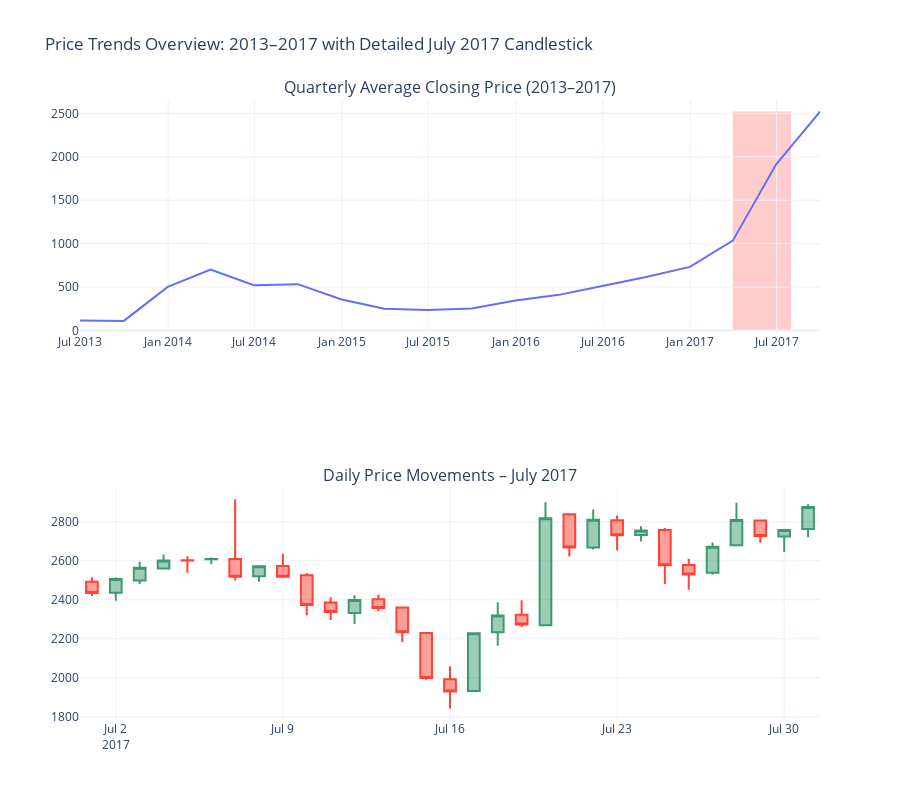

The notebook cell this image was saved under:
### Code cell
# Resample the data to quarterly frequency and calculate the mean closing price
quarterly_resample = df['Close'].resample('QE').mean().to_frame()

# Extract only the data for July 2017 to use in the candlestick chart
df_july = df.loc[(df.index.year == 2017) & (df.index.month == 7)].copy()

# Create a line chart showing quarterly average closing prices
fig_line = px.line(
    data_frame=quarterly_resample,
    x=quarterly_resample.index,
    y='Close'
)

# Create a candlestick chart for daily price movements in July 2017
fig_candlestick = go.Candlestick(
        x=df_july.index,
        open=df_july['Open'],
        high=df_july['High'],
        low=df_july['Low'],
        close=df_july['Close']
)

# Create a subplot layout with 2 rows and 1 column:
# - Row 1: quarterly trend line
# - Row 2: detailed July candlestick chart
fig = make_subplots(
    rows=2, cols=1,
    shared_xaxes=False,
    subplot_titles=('Quarterly Average Closing Price (2013–2017)', 'Daily Price Movements – July 2017')
)

# Add the line chart traces into the first subplot
for trace in fig_line.data:
    fig.add_trace(trace, row=1, col=1)

# Highlight the period Apr–Jul 2017 with a red shaded rectangle
fig.add_shape(
    type="rect",
    x0="2017-03-31", x1="2017-07-31",
    y0=0,
    y1=quarterly_resample['Close'].max(),
    xref="x1", yref="y1",    # use x and y axis of line chart (row=1, col=1)
    fillcolor="red",
    opacity=0.2,
    layer="below",
    line_width=0
)

# Add the candlestick chart to the second subplot
fig.add_trace(fig_candlestick, row=2, col=1)

# Adjust height, remove legend, disable candlestick range slider
fig.update_layout(
    height=800,
    showlegend=False,
    title='Price Trends Overview: 2013–2017 with Detailed July 2017 Candlestick',
    xaxis2_rangeslider_visible=False, # Remove the slider of candlestick plot
    template='plotly_white'
)

fig.show()

### Figure 1 — Plotly figure (JSON) as saved in the notebook; plotly's stock layout.template omitted (floating-point values rounded to 4 significant figures)
{"data": [{"hovertemplate": "Date=%{x}<br>Close=%{y}<extra></extra>", "legendgroup": "", "line": {"color": "#636efa", "dash": "solid"}, "marker": {"symbol": "circle"}, "mode": "lines", "name": "", "orientation": "v", "showlegend": false, "type": "scatter", "x": ["2013-06-30T00:00:00.000000000", "2013-09-30T00:00:00.000000000", "2013-12-31T00:00:00.000000000", "2014-03-31T00:00:00.000000000", "2014-06-30T00:00:00.000000000", "2014-09-30T00:00:00.000000000", "2014-12-31T00:00:00.000000000", "2015-03-31T00:00:00.000000000", "2015-06-30T00:00:00.000000000", "2015-09-30T00:00:00.000000000", "2015-12-31T00:00:00.000000000", "2016-03-31T00:00:00.000000000", "2016-06-30T00:00:00.000000000", "2016-09-30T00:00:00.000000000", "2016-12-31T00:00:00.000000000", "2017-03-31T00:00:00.000000000", "2017-06-30T00:00:00.000000000", "2017-09-30T00:00:00.000000000"], "xaxis": "x", "y": [115.2, 111.3, 502.7, 700.6, 520.9, 534.1, 357.1, 251.2, 236.9, 254.9, 346.0, 410.7, 512.5, 615.7, 732.7, 1035.0, 1913.0, 2519.0], "yaxis": "y"}, {"close": [2435.0, 2506.0, 2564.0, 2602.0, 2602.0, 2609.0, 2519.0, 2571.0, 2518.0, 2373.0, 2338.0, 2399.0, 2358.0, 2233.0, 1999.0, 1930.0, 2228.0, 2319.0, 2273.0, 2818.0, 2668.0, 2810.0, 2730.0, 2755.0, 2576.0, 2529.0, 2672.0, 2809.0, 2726.0, 2757.0, 2875.0], "high": [2515.0, 2514.0, 2595.0, 2632.0, 2623.0, 2617.0, 2916.0, 2571.0, 2635.0, 2537.0, 2413.0, 2424.0, 2425.0, 2363.0, 2231.0, 2059.0, 2230.0, 2388.0, 2397.0, 2901.0, 2838.0, 2862.0, 2832.0, 2777.0, 2768.0, 2611.0, 2693.0, 2897.0, 2809.0, 2759.0, 2890.0], "low": [2419.0, 2395.0, 2480.0, 2559.0, 2539.0, 2582.0, 2499.0, 2492.0, 2518.0, 2321.0, 2297.0, 2275.0, 2341.0, 2183.0, 1990.0, 1843.0, 1933.0, 2165.0, 2260.0, 2270.0, 2622.0, 2658.0, 2654.0, 2699.0, 2481.0, 2451.0, 2529.0, 2680.0, 2693.0, 2645.0, 2721.0], "open": [2493.0, 2436.0, 2499.0, 2561.0, 2603.0, 2608.0, 2609.0, 2520.0, 2573.0, 2525.0, 2386.0, 2333.0, 2403.0, 2361.0, 2230.0, 1992.0, 1933.0, 2234.0, 2323.0, 2270.0, 2838.0, 2669.0, 2808.0, 2733.0, 2758.0, 2578.0, 2539.0, 2680.0, 2807.0, 2724.0, 2763.0], "type": "candlestick", "x": ["2017-07-01T00:00:00.000000000", "2017-07-02T00:00:00.000000000", "2017-07-03T00:00:00.000000000", "2017-07-04T00:00:00.000000000", "2017-07-05T00:00:00.000000000", "2017-07-06T00:00:00.000000000", "2017-07-07T00:00:00.000000000", "2017-07-08T00:00:00.000000000", "2017-07-09T00:00:00.000000000", "2017-07-10T00:00:00.000000000", "2017-07-11T00:00:00.000000000", "2017-07-12T00:00:00.000000000", "2017-07-13T00:00:00.000000000", "2017-07-14T00:00:00.000000000", "2017-07-15T00:00:00.000000000", "2017-07-16T00:00:00.000000000", "2017-07-17T00:00:00.000000000", "2017-07-18T00:00:00.000000000", "2017-07-19T00:00:00.000000000", "2017-07-20T00:00:00.000000000", "2017-07-21T00:00:00.000000000", "2017-07-22T00:00:00.000000000", "2017-07-23T00:00:00.000000000", "2017-07-24T00:00:00.000000000", "2017-07-25T00:00:00.000000000", "2017-07-26T00:00:00.000000000", "2017-07-27T00:00:00.000000000", "2017-07-28T00:00:00.000000000", "2017-07-29T00:00:00.000000000", "2017-07-30T00:00:00.000000000", "2017-07-31T00:00:00.000000000"], "xaxis": "x2", "yaxis": "y2"}], "layout": {"annotations": [{"font": {"size": 16}, "showarrow": false, "text": "Quarterly Average Closing Price (2013–2017)", "x": 0.5, "xanchor": "center", "xref": "paper", "y": 1, "yanchor": "bottom", "yref": "paper"}, {"font": {"size": 16}, "showarrow": false, "text": "Daily Price Movements – July 2017", "x": 0.5, "xanchor": "center", "xref": "paper", "y": 0.375, "yanchor": "bottom", "yref": "paper"}], "height": 800, "shapes": [{"fillcolor": "red", "layer": "below", "line": {"width": 0}, "opacity": 0.2, "type": "rect", "x0": "2017-03-31", "x1": "2017-07-31", "xref": "x", "y0": 0, "y1": 2519.0, "yref": "y"}], "showlegend": false, "title": {"text": "Price Trends Overview: 2013–2017 with Detailed July 2017 Candlestick"}, "xaxis": {"anchor": "y", "domain": [0, 1]}, "xaxis2": {"anchor": "y2", "domain": [0, 1], "rangeslider": {"visible": false}}, "yaxis": {"anchor": "x", "domain": [0.625, 1]}, "yaxis2": {"anchor": "x2", "domain": [0, 0.375]}}}
